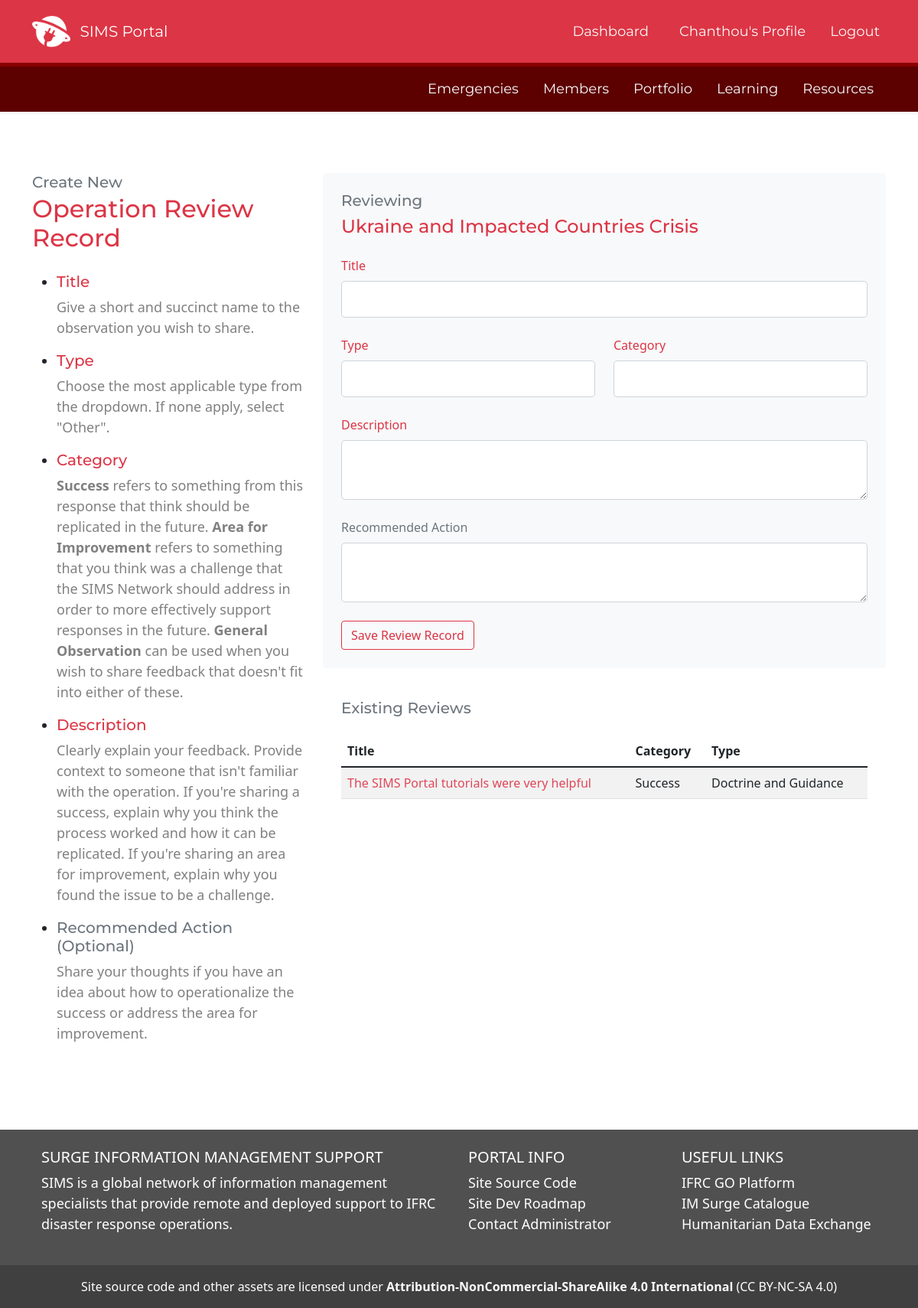
Screenshot of /operation_review/new/4 (signed in) with the database file from the repository.
### SIMS_Portal/models.py (models this page shows, shortened)
class User(db.Model, UserMixin):
	__tablename__ = 'user'
	id = db.Column(db.Integer, primary_key=True)
	firstname = db.Column(db.String(40), nullable=False)
	lastname = db.Column(db.String(40), nullable=False)
	status = db.Column(db.String(20), default='Pending')
	birthday = db.Column(db.Date)
	email = db.Column(db.String(120), unique=True, nullable=False)
	password = db.Column(db.String(60), nullable=False)
	molnix_id = db.Column(db.Integer)
	job_title = db.Column(db.String(120))
	unit = db.Column(db.String(120))
	bio = db.Column(db.Text)
	is_admin = db.Column(db.Boolean, default=False)
	roles = db.Column(db.String(1000))
	languages = db.Column(db.String(1000))
	image_file = db.Column(db.String(20), nullable=False, default='default.png')
	twitter = db.Column(db.String(120))
	slack_id = db.Column(db.String(120))
	github = db.Column(db.String(120))
	linked_in = db.Column(db.String(120))
	messaging_number_country_code = db.Column(db.Integer)
	messaging_number = db.Column(db.Integer)
	ns_id = db.Column(db.Integer, db.ForeignKey('nationalsociety.ns_go_id'))
	assignments = db.relationship('Assignment', backref='assigned_member')
	products = db.relationship('Portfolio', backref='creator', lazy=True)
	skills = db.relationship('Skill', secondary='user_skill', backref='members_with_skill')
	languages = db.relationship('Language', secondary='user_language', backref='members_with_language')
	badges = db.relationship('Badge', secondary='user_badge', backref='members_with_badge')
	working_groups = db.relationship('WorkingGroup', secondary='user_workinggroup', backref='members_with_workinggroup')
	created_at = db.Column(db.DateTime, server_default=func.now())
	updated_at = db.Column(db.DateTime, onupdate=func.now())
	fullname = column_property(firstname + " " + lastname)
	@hybrid_property
	def fullname(self):
		return self.firstname + " " + self.lastname

class Emergency(db.Model):
	__tablename__ = 'emergency'
	id = db.Column(db.Integer, primary_key=True)
	emergency_name = db.Column(db.String(100), nullable=False)
	emergency_status = db.Column(db.String(100), nullable=False, default='Active')
	emergency_glide = db.Column(db.String(20))
	emergency_go_id = db.Column(db.Integer)
	emergency_location_id = db.Column(db.Integer)
	emergency_review_id = db.Column(db.Integer)
	activation_details = db.Column(db.String(1000))
	slack_channel = db.Column(db.String)
	dropbox_url = db.Column(db.String)
	trello_url = db.Column(db.String)
	emergency_type_id = db.Column(db.Integer, db.ForeignKey('emergencytype.id'))
	emergency_products = db.relationship('Portfolio', backref='emergency_response', lazy=True)
	reviews = db.relationship('Review', backref='related_operation', lazy=True)
	assigned_to = db.relationship('Assignment', backref='assigned_emergency', lazy=True)
	story_id = db.relationship('Story', backref='associated_story', lazy=True)
	created_at = db.Column(db.DateTime, server_default=func.now())
	updated_at = db.Column(db.DateTime, onupdate=func.now())

class Review(db.Model):
	__tablename__ = 'review'
	id = db.Column(db.Integer, primary_key=True)
	category = db.Column(db.String, nullable=False)
	type = db.Column(db.String, nullable=False)
	title = db.Column(db.String, nullable=False)
	description = db.Column(db.Text, nullable=False)
	recommended_action = db.Column(db.Text)
	follow_up = db.Column(db.Text)
	status = db.Column(db.String, nullable=False)
	emergency_id = db.Column(db.Integer, db.ForeignKey('emergency.id'), nullable=False)
	created_at = db.Column(db.DateTime, server_default=func.now())
	updated_at = db.Column(db.DateTime, onupdate=func.now())

### SIMS_Portal/reviews/routes.py (the view, shortened to what this page needs)
@reviews.route('/operation_review/new/<int:dis_id>', methods=['GET', 'POST'])
@login_required
def new_op_review(dis_id):
	form = NewEmergencyReviewForm()
	emergency_info = db.session.query(Emergency).filter(Emergency.id == dis_id).first()
	if request.method == 'GET' and check_sims_co(dis_id) == True:
		existing_reviews = db.session.query(Review).filter(Review.emergency_id == dis_id).all()
		return render_template('emergency_review.html', form=form, emergency_info=emergency_info, existing_reviews=existing_reviews)

### SIMS_Portal/templates/emergency_review.html (shortened to what this page needs)
{% extends "layout.html" %}
{% block content %}
<div class="container">
	<div class="row my-5">
		<div class="col-md-4">
			<h5 class="text-secondary Montserrat mb-1">Create New</h5>
			<h2 class="text-danger Montserrat mb-4">Operation Review Record</h2>
			<ul class="timeline">
				<li>
					<h5 class="text-secondary text-danger Montserrat">Title</h5>
					<p class="sidebar-guidance">Give a short and succinct name to the observation you wish to share.</p>
				</li>
				<li>
					<h5 class="text-secondary text-danger Montserrat">Type</h5>
					<p class="sidebar-guidance">Choose the most applicable type from the dropdown. If none apply, select "Other".</p>
				</li>
				<li>
					<h5 class="text-secondary text-danger Montserrat">Category</h5>
					<p class="sidebar-guidance"><span class='fw-bold'>Success</span> refers to something from this response that think should be replicated in the future. <span class='fw-bold'>Area for Improvement</span> refers to something that you think was a challenge that the SIMS Network should address in order to more effectively support responses in the future. <span class='fw-bold'>General Observation</span> can be used when you wish to share feedback that doesn't fit into either of these.</p>
				</li>
				<li>
					<h5 class="text-secondary text-danger Montserrat">Description</h5>
					<p class="sidebar-guidance">Clearly explain your feedback. Provide context to someone that isn't familiar with the operation. If you're sharing a success, explain why you think the process worked and how it can be replicated. If you're sharing an area for improvement, explain why you found the issue to be a challenge. </p>
				</li>
				<li>
					<h5 class="text-secondary Montserrat">Recommended Action (Optional)</h5>
					<p class="sidebar-guidance">Share your thoughts if you have an idea about how to operationalize the success or address the area for improvement.</p>
				</li>
			</ul>
		</div>
		<div class="col">
			<form action="" method="POST" class="mx-auto p-4 bg-light text-light rounded-3" novalidate>
				<div class="row">
					<h5 class='text-secondary Montserrat'>Reviewing</h5>
					<h4 class="text-danger Montserrat pb-3">{{emergency_info.emergency_name}}</h4>
						<div class="col">
							<div class="form-group pb-4">
								{{ form.title.label(class="form-control-label pb-2 text-danger") }}
								{% if form.title.errors %}
									{{ form.title(class="form-control form-control-lg is-invalid") }}
										<div class="invalid-feedback">
											{% for error in form.title.errors %}
												<span>{{ error }}</span>
											{% endfor %}
										</div>
								{% else %}
									{{ form.title(class="form-control form-control-lg") }}
								{% endif %}
							</div>
						</div>
				</div>
				<div class='row'>
					<div class="col">
						<div class="form-group pb-4">
							{{ form.type.label(class="form-control-label pb-2 text-danger") }}
							{% if form.type.errors %}
								{{ form.type(class="form-control form-control-lg is-invalid") }}
									<div class="invalid-feedback">
										{% for error in form.type.errors %}
											<span>{{ error }}</span>
										{% endfor %}
									</div>
							{% else %}
								{{ form.type(class="form-control form-control-lg") }}
							{% endif %}
						</div>
					</div>
					<div class='col'>
						<div class="form-group pb-4">
							{{ form.category.label(class="form-control-label pb-2 text-danger") }}
							{% if form.category.errors %}
								{{ form.category(class="form-control form-control-lg is-invalid") }}
									<div class="invalid-feedback">
										{% for error in form.category.errors %}
											<span>{{ error }}</span>
										{% endfor %}
									</div>
							{% else %}
								{{ form.category(class="form-control form-control-lg") }}
							{% endif %}
						</div>
					</div>
				</div>
				<div class="row">
					<div class="col">
						<div class="form-group pb-4">
							{{ form.description.label(class="form-control-label pb-2 text-danger") }}
							{% if form.description.errors %}
								{{ form.description(class="form-control form-control-lg is-invalid") }}
									<div class="invalid-feedback">
										{% for error in form.description.errors %}
											<span>{{ error }}</span>
										{% endfor %}
									</div>
							{% else %}
								{{ form.description(class="form-control form-control-lg") }}
							{% endif %}
						</div>
					</div>
				</div>
				<div class="row">
					<div class="col">
						<div class="form-group pb-4">
							{{ form.recommendation.label(class="form-control-label pb-2 text-secondary") }}
							{% if form.recommendation.errors %}
								{{ form.recommendation(class="form-control form-control-lg is-invalid") }}
									<div class="invalid-feedback">
										{% for error in form.recommendation.errors %}
											<span>{{ error }}</span>
										{% endfor %}
									</div>
							{% else %}
								{{ form.recommendation(class="form-control form-control-lg") }}
							{% endif %}
						</div>
					</div>
				</div>
				{{ form.submit(class="btn btn-outline-danger") }}
			</form>
			{% if existing_reviews %}
			<div class='p-4'>
				<h5 class='text-secondary Montserrat my-3'>Existing Reviews</h5>
		  		<table class='table table-striped mt-4'>
			  		<thead>
				  		<tr>
					  		<th>Title</th>
					  		<th>Category</th>
					  		<th>Type</th>
				  		</tr>
			  		</thead>
			  		<tbody>
				  		{% for review in existing_reviews %}
					  		<tr>
						  		<td><a href='/operation_review/view/{{review.id}}'>{{review.title}}</a></td>
						  		<td>{{review.category}}</td>
						  		<td>{{review.type}}</td>
					  		</tr>
				  		{% endfor %}
			  		</tbody>
		  		</table>
			</div>
			{% endif %}
		</div>
	</div>
</div>
{% endblock content %}

### SIMS_Portal/templates/layout.html (shortened to what this page needs)
<!DOCTYPE html>
<html lang="en">
<head>
	<link href="https://cdn.jsdelivr.net/npm/bootstrap@5.1.3/dist/css/bootstrap.min.css" rel="stylesheet">
	<link rel="stylesheet" type="text/css" href="https://cdn.datatables.net/1.12.1/css/jquery.dataTables.css">
	<link rel="stylesheet" type="text/css" href="{{ url_for('static', filename='css/main.css') }}">
	<link rel="stylesheet" href="https://cdn.jsdelivr.net/npm/bootstrap-icons@1.8.3/font/bootstrap-icons.css">
	<link rel="stylesheet" href="https://cdn.jsdelivr.net/npm/fullcalendar@5.11.0/main.min.css">
	<link rel="stylesheet" href="https://maxcdn.bootstrapcdn.com/font-awesome/4.7.0/css/font-awesome.min.css">
</head>
<body class="d-flex flex-column min-vh-100" data-spy="scroll" data-target=".card" data-offset="50">
	<header>
	<nav id="navbar_top" class="navbar navbar-expand-md navbar-dark bg-danger navbar-static-top py-3">
	 <div class="container">
		 <img src='/static/assets/img/SIMS-Logo-Dark.png' height='50px'>&nbsp &nbsp
		{% if current_user.is_authenticated %}
			<a class="navbar-brand" href="/dashboard" style="font-family: 'Montserrat';">SIMS Portal </a>
		{% else %}
			<a class="navbar-brand" href="/" style="font-family: 'Montserrat';">Surge Information Management Support</a>
		{% endif %}
	  <div class="collapse navbar-collapse" id="main_nav">
		<ul class="navbar-nav ms-auto">
			{% if current_user.is_authenticated %}
				{% if request.path == '/dashboard' %}
					<li class="nav-item px-3"><button type="button" class="btn btn-light" style="font-family: 'Montserrat';">Dashboard</button></li>
				{% else %}
					<li class="nav-item px-3"><a class="nav-link text-light" href="/dashboard" style="font-family: 'Montserrat';"> Dashboard </a></li>
				{% endif %}
				{% if '/profile_edit/' in request.path %}
				<li class="nav-item px-2"><a class="nav-link text-light" href="/profile" style="font-family: 'Montserrat';"> Your Profile </a></li>
				{% elif request.path == '/profile' %}
					<li class="nav-item px-2"><button type="button" class="btn btn-light" style="font-family: 'Montserrat';">{{ current_user.firstname }}'s Profile</button></li>
				{% else %}
				<li class="nav-item px-2"><a class="nav-link text-light" href="/profile" style="font-family: 'Montserrat';"> {{ current_user.firstname }}'s Profile </a></li>
				{% endif %}
				<li class="nav-item ps-2"><a class="nav-link Montserrat text-light" href="/logout"> Logout </a></li>
			{% endif %}
		</ul>
	  </div>
	</nav>
	{% if current_user.is_authenticated %}
	<nav id="navbar_top_login" class="navbar navbar-expand-sm box-shadow shadow-sm navbar-dark sticky-top mb-2">
	 <div class="container">
	  <div class="collapse navbar-collapse" id="main_nav">
			<ul class="navbar-nav ms-auto">
				{% if '/emergencies/all' in request.path %}
					<li class="nav-item px-2"><button type="button" class="btn btn-light" style="font-family: 'Montserrat';">Emergencies</button></li>
				{% else %}
					<li class="nav-item px-2"><a class="nav-link text-light" href="{{ url_for('emergencies.view_all_emergencies')}}" style="font-family: 'Montserrat';">Emergencies</a></li>
				{% endif %}
				{% if '/members/all' in request.path %}
					<li class="nav-item px-2"><button type="button" class="btn btn-light" style="font-family: 'Montserrat';">Members</button></li>
				{% else %}
					<li class="nav-item px-2"><a class="nav-link text-light" href="{{ url_for('users.members_all')}}" style="font-family: 'Montserrat';">Members</a></li>
				{% endif %}
				{% if '/all_products' in request.path %}
					<li class="nav-item px-2"><button type="button" class="btn btn-light" style="font-family: 'Montserrat';">Portfolio</button></li>
				{% else %}
					<li class="nav-item px-2"><a class="nav-link text-light" href="{{ url_for('portfolios.all_products')}}" style="font-family: 'Montserrat';">Portfolio</a></li>
				{% endif %}
				{% if '/learning' in request.path %}
					<li class="nav-item px-2"><button type="button" class="btn btn-light" style="font-family: 'Montserrat';">Learning</button></li>
				{% else %}
					<li class="nav-item px-2"><a class="nav-link text-light" href="{{ url_for('main.learning')}}" style="font-family: 'Montserrat';">Learning</a></li>
				{% endif %}
				{% if '/resources' in request.path %}
					<li class="nav-item px-2"><button type="button" class="btn btn-light" style="font-family: 'Montserrat';">Resources</button></li>
				{% else %}
					<li class="nav-item px-2"><a class="nav-link text-light" href="{{ url_for('main.resources')}}" style="font-family: 'Montserrat';">Resources</a></li>
				{% endif %}
			</ul>
		</div>
	  </div>
	</nav>
	{% endif %}
	</header>
	{% block content %}{% endblock %}
	<br><br>
	<footer class="text-white text-center text-lg-start mt-auto" style='background: #505050'>
	  <div class="container p-4">
		<div class="row">
		  <div class="col-lg-6 col-md-12 mb-4 mb-md-0">
			<h5 class="text-uppercase">Surge Information Management Support</h5>
			<p>
			  SIMS is a global network of information management specialists that provide remote and deployed support to IFRC disaster response operations.
			</p>
		  </div>
		  <div class="col-lg-3 col-md-6 mb-4 mb-md-0">
			<h5 class="text-uppercase">Portal Info</h5>
			<ul class="list-unstyled mb-0">
			  <li>
				<a href="https://github.com/JonathanGarro/SIMS-Portal-Neo" class="text-white">Site Source Code</a>
			  </li>
			  <li>
				<a href="https://trello.com/b/zzwVdwoY/sims-portal-development-roadmap" class="text-white">Site Dev Roadmap</a>
			  </li>
			  <li>
				<a href="#!" class="text-white">Contact Administrator</a>
			  </li>
			</ul>
		  </div>
		  <div class="col-lg-3 col-md-6 mb-4 mb-md-0">
			  <h5 class="text-uppercase">Useful Links</h5>
			  <ul class="list-unstyled mb-0">
				<li>
				  <a href="https://go.ifrc.org" class="text-white">IFRC GO Platform</a>
				</li>
				<li>
				  <a href="https://go.ifrc.org/deployments/catalogue/infoMgt" class="text-white">IM Surge Catalogue</a>
				</li>
				<li>
				  <a href="https://data.humdata.org" class="text-white">Humanitarian Data Exchange</a>
				</li>
			  </ul>
			</div>
		</div>
	  </div>
	  <div class="text-center p-3" style="background-color: rgba(0, 0, 0, 0.2);">
		Site source code and other assets are licensed under <a href='http://creativecommons.org/licenses/by-nc-sa/4.0/' class='text-light fw-bold'> Attribution-NonCommercial-ShareAlike 4.0 International</a> (CC BY-NC-SA 4.0)
	  </div>
	</footer>
</body>
</html>

### rows the page displays
User: firstname "Chanthou"
Emergency: emergency_name "Ukraine and Impacted Countries Crisis"
Review: title "The SIMS Portal tutorials were very helpful", category "Success", type "Doctrine and Guidance"
